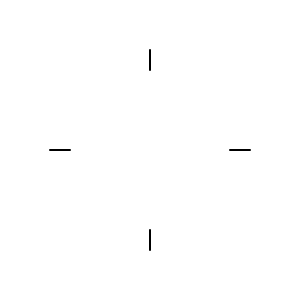
Frame 1 (no input)
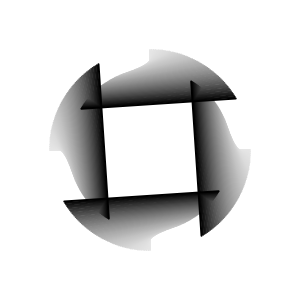
Frame 60 (no input)
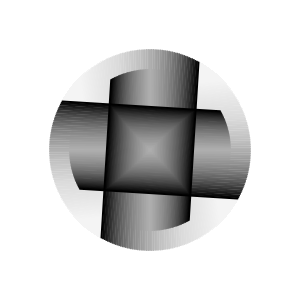
Frame 120 (the mouse pressed at the canvas centre since frame 60)

The p5.js sketch that drew these frames (run headless with seeded random() and noise() and a simulated clock; from frame 60 on, the mouse is pressed at the canvas centre):

// p5.js sketch
// ── sketch.js
var start = 0;

function setup() {
  createCanvas(300, 300);
  background(255);
}

function draw() {
  background(255, 255, 255, 10);
  translate(width/2, height/2);
  if (start >= 360) {
    start = 0;
  }
  
  strokeWeight(2);
  
  // stroke(255, 255, 0);
  // line(sin(radians(360-start))*100, cos(radians(360-start))*100, 
  // sin(radians(360-start))*80, cos(radians(360-start))*80);
  
  stroke(0, 0, 0);
  line(sin(radians(180-start))*100, cos(radians(180-start))*100, 
  sin(radians(180+start))*80, cos(radians(180+start))*80);
  
  push();
  rotate(radians(90));
  line(sin(radians(180-start))*100, cos(radians(180-start))*100, 
  sin(radians(180+start))*80, cos(radians(180+start))*80);
  pop();
  
  push();
  rotate(radians(180));
  line(sin(radians(180-start))*100, cos(radians(180-start))*100, 
  sin(radians(180+start))*80, cos(radians(180+start))*80);
  pop();
  
   push();
  rotate(radians(270));
  line(sin(radians(180-start))*100, cos(radians(180-start))*100, 
  sin(radians(180+start))*80, cos(radians(180+start))*80);
  pop();
  
  // stroke(255, 0, 255);
  // line(sin(radians(start))*50, cos(radians(start))*50, 
  // sin(radians(start))*20, cos(radians(start))*20);
  
  // print(frameCount);
  start++;
}
